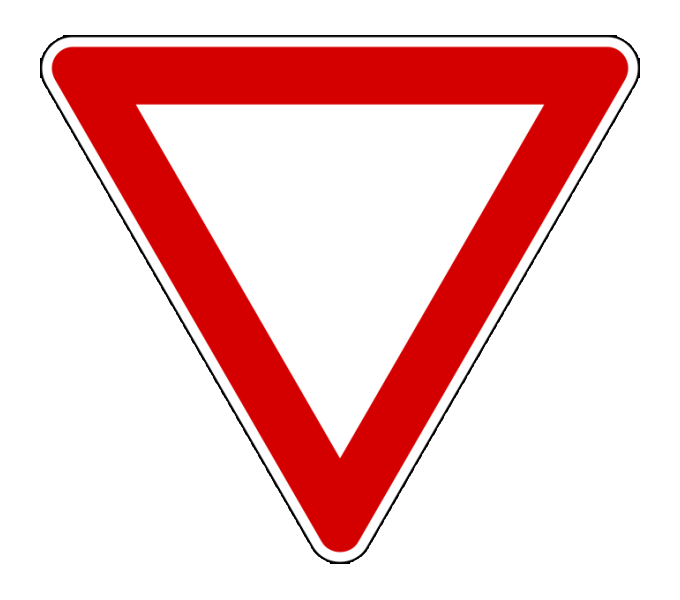
%> input picture sinalCedencia.png, 680 x 600 px
$ octave tp1.m   (GNU Octave 9; MATLAB toolbox functions it lacks are replaced by stand-ins)
%> lines starting %> are read from the running program, lines starting %| are printed output that depends on the picture
close all
clc

% Abrir imagem
th = 100;
im = imread('sinalCedencia.png');
%> im is the input picture: size 600x680x3 uint8; mean R, G, B 243.3, 198.2, 198.2
im_gray = rgb2gray(im);
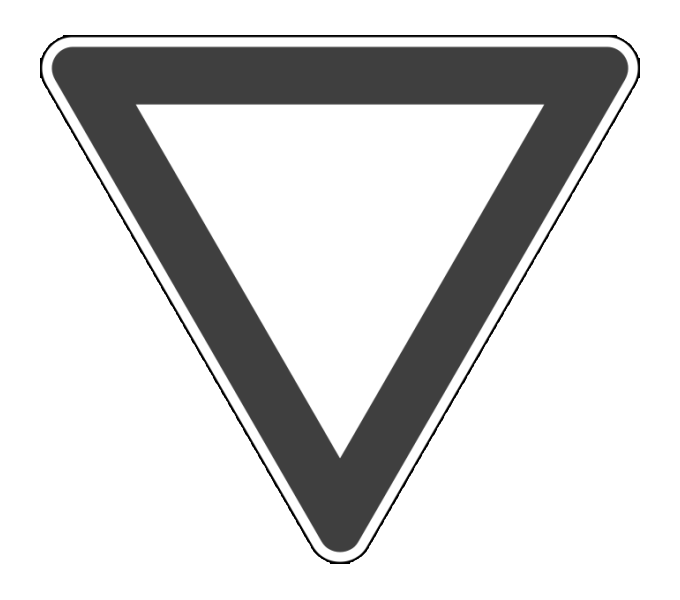
%> im_gray: size 600x680 uint8; min 0, max 255, mean 211.6
im_red = im(:,:,2);
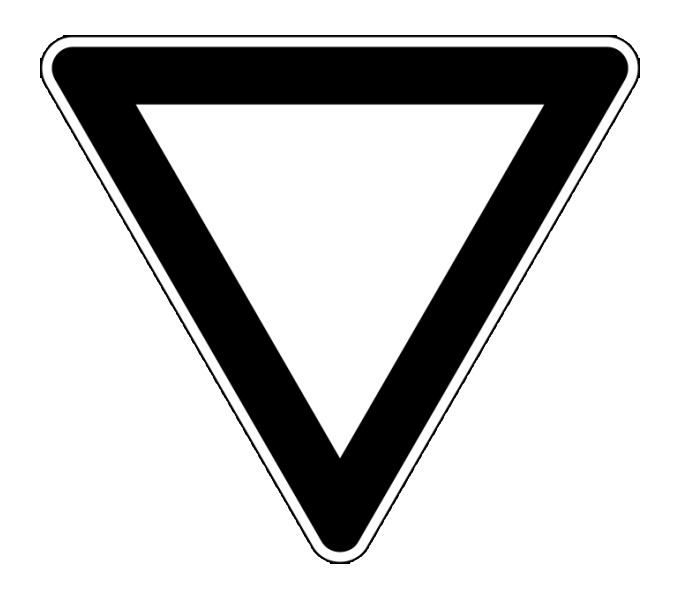
%> im_red: size 600x680 uint8; min 0, max 255, mean 198.2
imshow(im_red);

$ run again, with sinalDireita.png copied over sinalCedencia.png
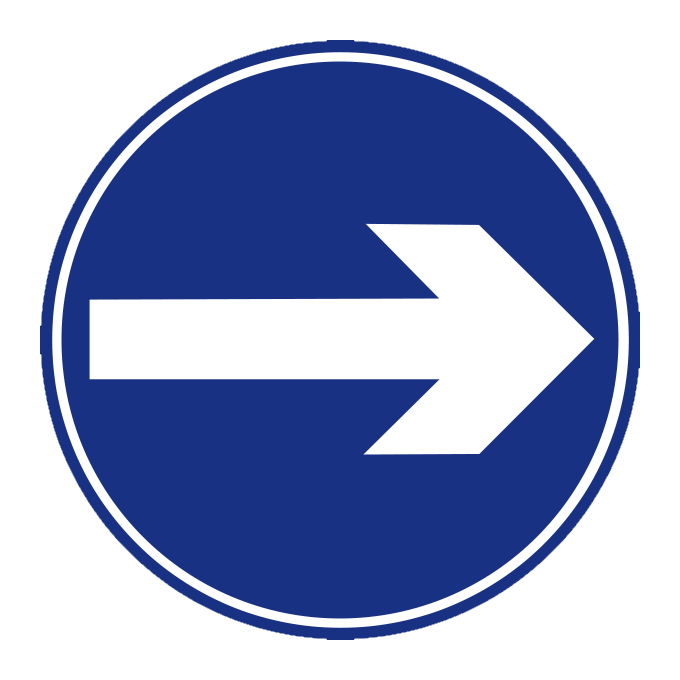
%> input picture sinalDireita.png, 680 x 680 px
%> im is the input picture: size 680x680x3 uint8; mean R, G, B 150.7, 161.9, 198.5
%> `im_gray = rgb2gray(im);`:
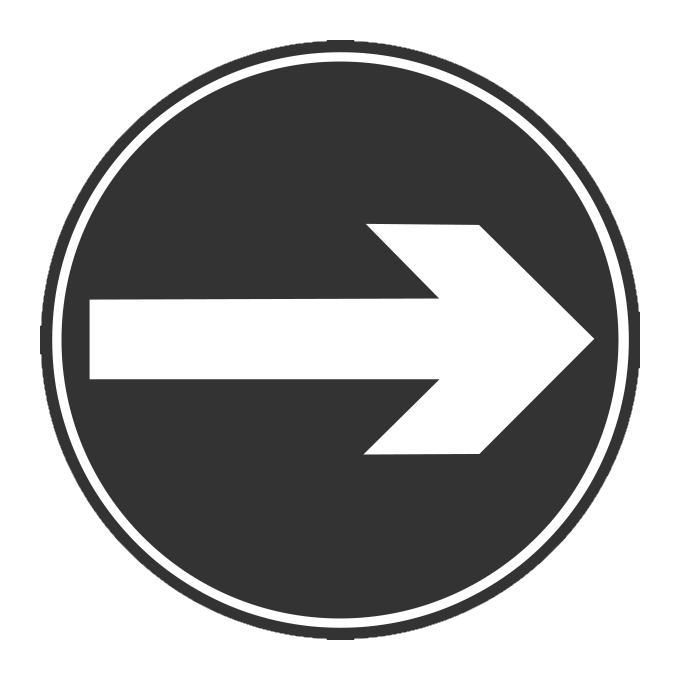
%> im_gray: size 680x680 uint8; min 50, max 255, mean 162.9

$ run again, with sinalEsquerda.png copied over sinalCedencia.png
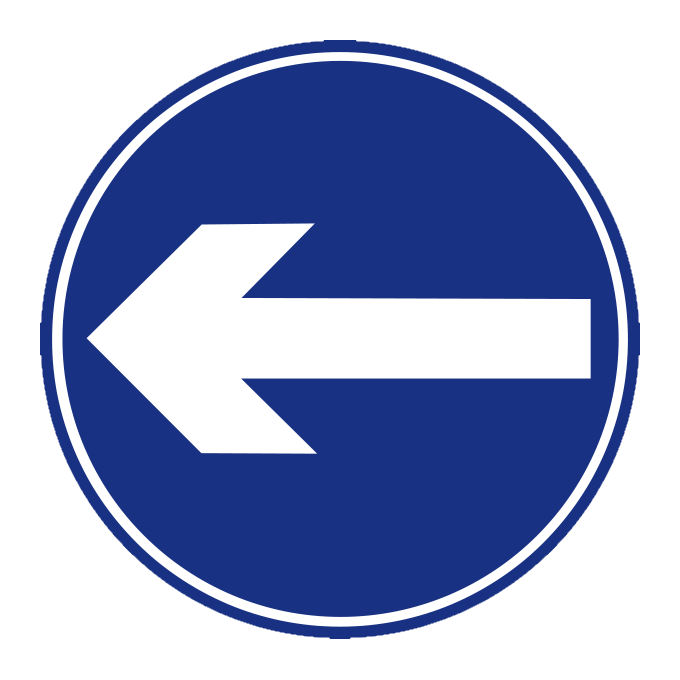
%> input picture sinalEsquerda.png, 680 x 680 px
%> im is the input picture: size 680x680x3 uint8; mean R, G, B 151, 162.2, 198.7
%> `im_gray = rgb2gray(im);`:
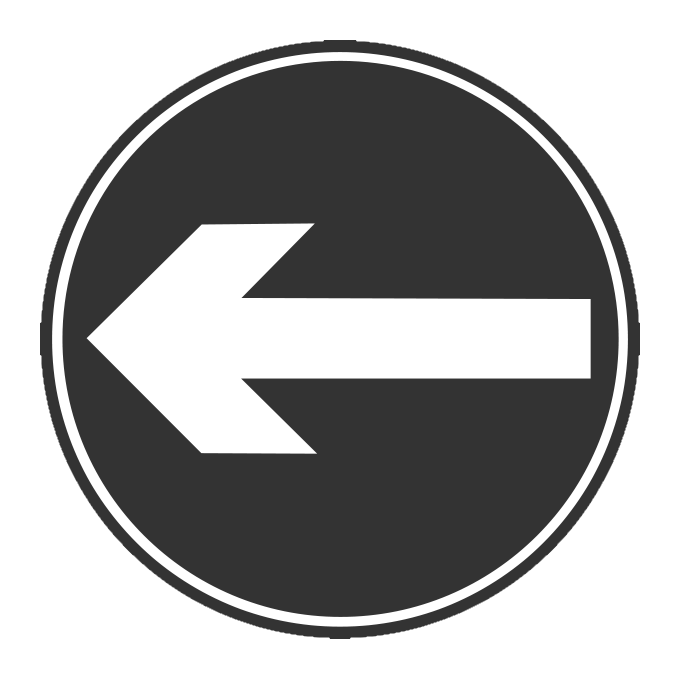
%> im_gray: size 680x680 uint8; min 50, max 255, mean 163.1

$ run again, with sinalLomba.png copied over sinalCedencia.png
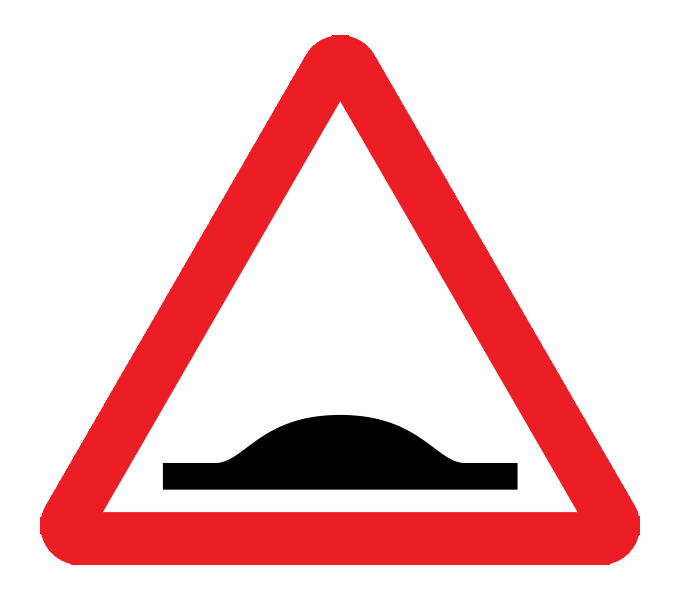
%> input picture sinalLomba.png, 680 x 600 px
%> im is the input picture: size 600x680x3 uint8; mean R, G, B 240.4, 196.4, 197.9
%> `im_gray = rgb2gray(im);`:
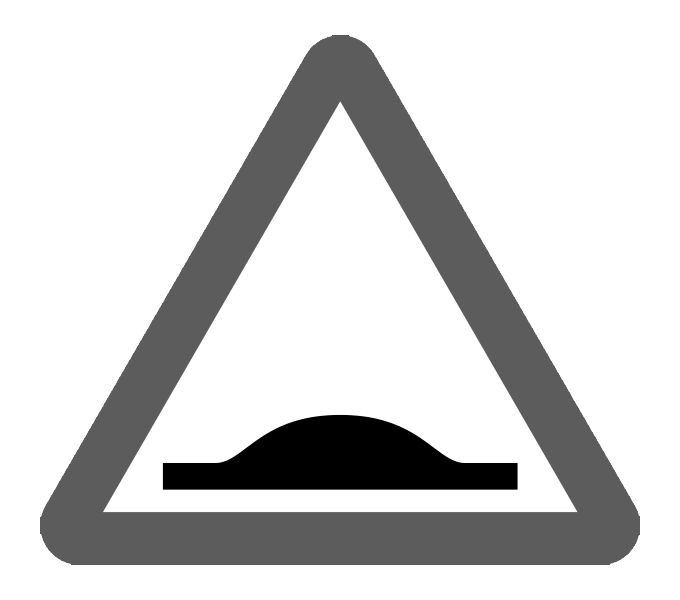
%> im_gray: size 600x680 uint8; min 0, max 255, mean 209.8
%> `im_red = im(:,:,2);`:
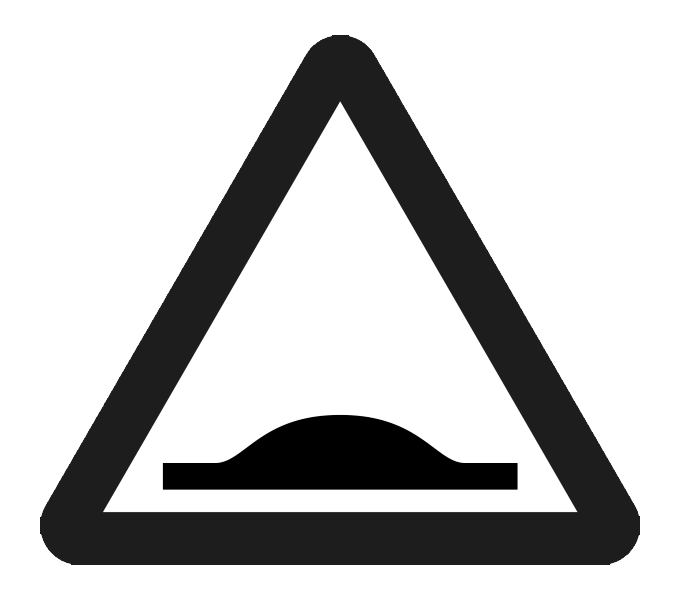
%> im_red: size 600x680 uint8; min 0, max 255, mean 196.4
